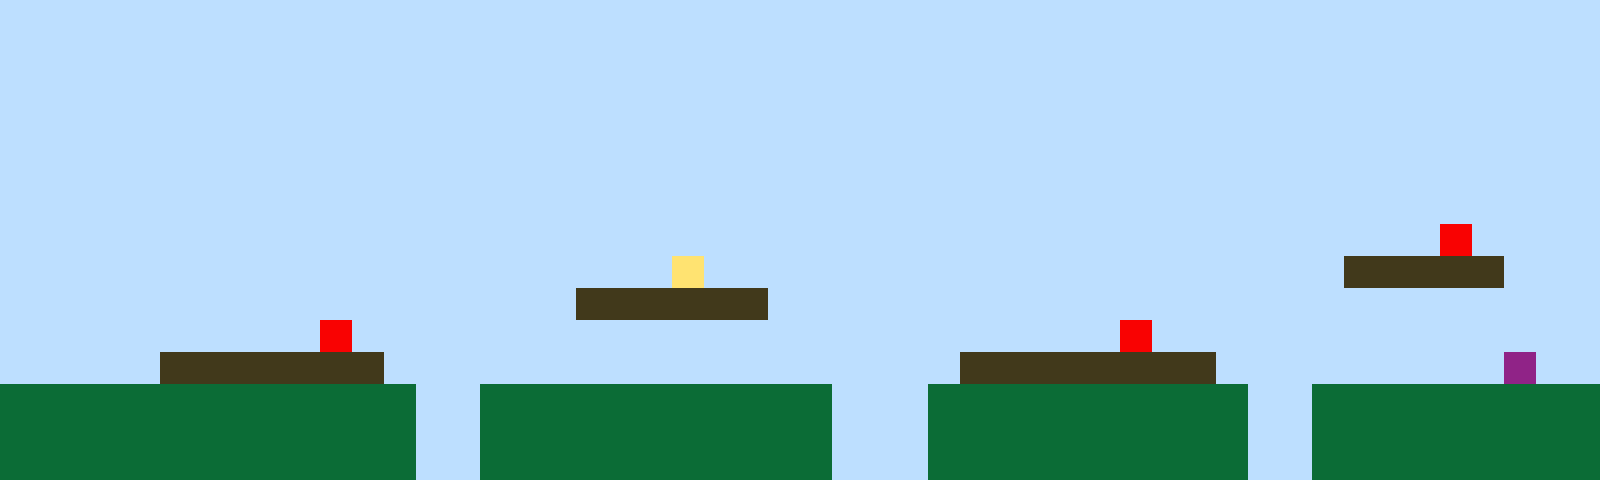

Below is a game level as drawn by its tile map, then a one-line description and the .tmx file that defines it, in full:
An orthogonal 50x15 tile map with 32x32 px tiles, 1 tile layer (Tile Layer 1).

<map version="1.10" tiledversion="1.11.2" orientation="orthogonal" renderorder="right-up" width="50" height="15" tilewidth="32" tileheight="32" infinite="0" nextlayerid="2" nextobjectid="1"><editorsettings><export target="map1.csv" format="csv" /></editorsettings><tileset firstgid="1" name="sprites" tilewidth="32" tileheight="32" tilecount="6" columns="3"><image source="sprites.png" width="96" height="64" /></tileset><layer id="1" name="Tile Layer 1" width="50" height="15"><data encoding="csv">1,1,1,1,1,1,1,1,1,1,1,1,1,1,1,1,1,1,1,1,1,1,1,1,1,1,1,1,1,1,1,1,1,1,1,1,1,1,1,1,1,1,1,1,1,1,1,1,1,1,1,1,1,1,1,1,1,1,1,1,1,1,1,1,1,1,1,1,1,1,1,1,1,1,1,1,1,1,1,1,1,1,1,1,1,1,1,1,1,1,1,1,1,1,1,1,1,1,1,1,1,1,1,1,1,1,1,1,1,1,1,1,1,1,1,1,1,1,1,1,1,1,1,1,1,1,1,1,1,1,1,1,1,1,1,1,1,1,1,1,1,1,1,1,1,1,1,1,1,1,1,1,1,1,1,1,1,1,1,1,1,1,1,1,1,1,1,1,1,1,1,1,1,1,1,1,1,1,1,1,1,1,1,1,1,1,1,1,1,1,1,1,1,1,1,1,1,1,1,1,1,1,1,1,1,1,1,1,1,1,1,1,1,1,1,1,1,1,1,1,1,1,1,1,1,1,1,1,1,1,1,1,1,1,1,1,1,1,1,1,1,1,1,1,1,1,1,1,1,1,1,1,1,1,1,1,1,1,1,1,1,1,1,1,1,1,1,1,1,1,1,1,1,1,1,1,1,1,1,1,1,1,1,1,1,1,1,1,1,1,1,1,1,1,1,1,1,1,1,1,1,1,1,1,1,1,1,1,1,1,1,1,1,1,1,1,1,1,1,1,1,1,1,1,1,1,1,1,1,1,1,1,1,1,1,1,1,1,1,1,1,1,1,1,1,1,1,1,1,1,1,1,1,1,1,1,1,1,1,1,1,1,1,1,1,1,1,1,1,1,1,1,1,1,1,1,1,1,1,1,1,1,1,1,1,1,1,1,1,1,1,1,1,1,1,5,1,1,1,1,1,1,1,1,1,1,1,1,1,1,1,1,1,1,1,1,1,1,1,1,1,4,1,1,1,1,1,1,1,1,1,1,1,1,1,1,1,1,1,1,1,1,3,3,3,3,3,1,1,1,1,1,1,1,1,1,1,1,1,1,1,1,1,1,1,1,1,1,3,3,3,3,3,3,1,1,1,1,1,1,1,1,1,1,1,1,1,1,1,1,1,1,1,1,1,1,1,1,1,1,1,1,1,1,1,1,1,1,1,1,5,1,1,1,1,1,1,1,1,1,1,1,1,1,1,1,1,1,1,1,1,1,1,1,1,5,1,1,1,1,1,1,1,1,1,1,1,1,1,1,1,1,1,1,1,3,3,3,3,3,3,3,1,1,1,1,1,1,1,1,1,1,1,1,1,1,1,1,1,1,3,3,3,3,3,3,3,3,1,1,1,1,1,1,1,1,1,6,1,1,2,2,2,2,2,2,2,2,2,2,2,2,2,1,1,2,2,2,2,2,2,2,2,2,2,2,1,1,1,2,2,2,2,2,2,2,2,2,2,1,1,2,2,2,2,2,2,2,2,2,2,2,2,2,2,2,2,2,2,2,2,2,2,1,1,2,2,2,2,2,2,2,2,2,2,2,1,1,1,2,2,2,2,2,2,2,2,2,2,1,1,2,2,2,2,2,2,2,2,2,2,2,2,2,2,2,2,2,2,2,2,2,2,1,1,2,2,2,2,2,2,2,2,2,2,2,1,1,1,2,2,2,2,2,2,2,2,2,2,1,1,2,2,2,2,2,2,2,2,2</data></layer></map>
